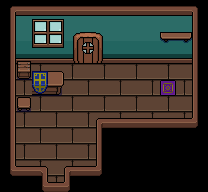

This game map was drawn from its Tiled (.tmx) file and the tilesets committed beside it. A one-line description and the full map source follow:
An orthogonal 13x12 tile map with 16x16 px tiles, 3 tile layers (Base Layer, Ground Layer, Upper Layer), 3 tilesets and 7 objects (Entrance, WorldObject, Shop Slate, Shop, Craft, ...).

<map version="1.10" tiledversion="1.10.2" orientation="orthogonal" renderorder="right-down" width="13" height="12" tilewidth="16" tileheight="16" infinite="0" nextlayerid="10" nextobjectid="34">
 <properties>
  <property name="BuildingID" type="int" value="8" />
  <property name="MapType" value="Town" />
 </properties>
 <tileset firstgid="1" source="../Tilesets/tilesetHouses.tsx" />
 <tileset firstgid="521" source="../Tilesets/tsWalls_Floors.tsx" />
 <tileset firstgid="1005" source="../Tilesets/Decor.tsx" />
 <layer id="6" name="Base Layer" width="13" height="12">
  <data encoding="csv">
0,0,0,0,0,0,0,0,0,0,0,0,0,
0,698,698,698,698,698,698,698,698,698,698,698,0,
0,720,720,720,720,720,720,720,720,720,720,720,0,
0,742,742,742,742,742,742,742,742,742,742,742,566,
0,942,943,942,943,942,943,942,943,942,943,942,566,
0,943,942,943,942,943,942,943,942,943,942,943,566,
0,942,943,942,943,942,943,942,943,942,943,942,566,
0,943,942,943,942,943,942,943,942,943,942,943,566,
0,942,943,942,943,942,566,566,566,566,566,566,566,
0,943,942,943,942,943,566,566,566,566,566,566,566,
0,942,943,942,943,942,566,566,566,566,566,566,566,
566,566,566,943,566,566,566,566,566,566,566,566,566
</data>
 </layer>
 <layer id="7" name="Ground Layer" width="13" height="12">
  <data encoding="csv">
609,544,544,544,544,544,544,544,544,544,544,544,610,
611,0,2087,2088,0,0,0,0,0,0,0,0,633,
611,0,2110,2111,524,525,526,0,0,0,2158,2159,633,
611,588,588,588,546,547,548,588,588,588,588,588,633,
611,1867,0,0,0,0,0,0,0,0,0,0,633,
611,0,445,446,0,0,0,0,0,0,2106,0,633,
611,1603,0,0,0,0,0,0,0,0,0,0,633,
611,0,0,0,0,0,0,0,0,0,0,0,632,
611,0,0,0,0,0,633,0,0,0,0,0,0,
611,0,0,0,0,0,633,0,0,0,0,0,0,
631,0,0,0,0,0,632,0,0,0,0,0,0,
0,0,631,0,632,0,0,0,0,0,0,0,0
</data>
 </layer>
 <layer id="8" name="Upper Layer" width="13" height="12">
  <data encoding="csv">
0,0,0,0,0,0,0,0,0,0,0,0,0,
0,0,0,0,0,0,0,0,0,0,0,0,0,
0,0,0,0,0,0,0,0,0,0,0,0,0,
0,1844,0,0,0,0,0,0,0,0,0,0,0,
0,0,419,472,0,0,0,0,0,0,0,0,0,
0,0,0,0,0,0,0,0,0,0,0,0,0,
0,0,0,0,0,0,0,0,0,0,0,0,0,
0,0,0,0,0,0,521,522,522,522,522,522,0,
0,0,0,0,0,0,0,0,0,0,0,0,0,
0,0,0,0,0,654,0,0,0,0,0,0,0,
0,522,523,0,521,522,0,0,0,0,0,0,0,
0,0,0,522,0,0,0,0,0,0,0,0,0
</data>
 </layer>
 <objectgroup id="4" name="Travel Layer">
  <object id="1" name="Entrance" x="48" y="188" width="16" height="4">
   <properties>
    <property name="EntranceDir" value="Up" />
    <property name="Map" value="mapTown" />
   </properties>
  </object>
 </objectgroup>
 <objectgroup id="9" name="MapObject">
  <object id="30" name="WorldObject" x="144" y="64" width="48" height="16">
   <properties>
    <property name="ObjectID" type="int" value="91" />
   </properties>
  </object>
  <object id="33" name="Shop Slate" x="16" y="80" width="16" height="16">
   <properties>
    <property name="ObjectID" type="int" value="179" />
   </properties>
  </object>
 </objectgroup>
 <objectgroup id="5" name="Character Layer">
  <object id="23" name="Shop" x="32" y="64" width="16.0034" height="32" />
  <object id="27" name="Craft" x="160" y="80" width="16" height="16" />
  <object id="28" name="NPC_9" x="112" y="64" width="16" height="16" />
  <object id="29" name="Visitor" x="16" y="96" width="80" height="80" />
 </objectgroup>
</map>
